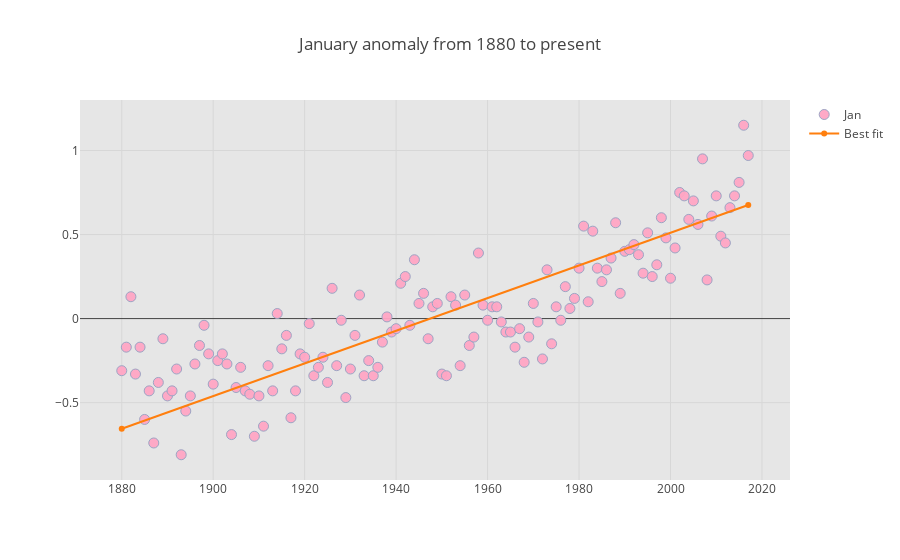

Write notebook code for a chart like this one.
### Code cell
trace = go.Scatter(
    x = df['Year'], y = df['Jan'],
    name= 'Jan',
    mode='markers',
    marker=dict(
        color='rgba(255, 165, 196, 0.95)',
        line=dict(
            color='rgba(156, 165, 196, 1.0)',
            width=1,
        ),
            symbol='circle',
            size=10,
        )
    )
xTab = [1880, 2017]
yTab = [(M * xTab[0] * 0.01 + B), (M * xTab[1] * 0.01 + B)]

trace1 = go.Scatter(
    x = xTab,
    y = yTab,
    name = 'Best fit'
)
layout = go.Layout(
    title='January anomaly from 1880 to present',
    plot_bgcolor='rgb(230, 230,230)',
    showlegend=True
)
fig = go.Figure(data=[trace, trace1], layout=layout)
iplot(fig, filename='dot_Jan')

### Figure 1 — Plotly figure (JSON) as saved in the notebook; plotly's stock layout.template omitted (floating-point values rounded to 4 significant figures; data arrays with more than 128 entries replaced by an {"elided": "..."} marker saying what was removed)
{"data": [{"marker": {"color": "rgba(255, 165, 196, 0.95)", "line": {"color": "rgba(156, 165, 196, 1.0)", "width": 1}, "size": 10, "symbol": "circle"}, "mode": "markers", "name": "Jan", "type": "scatter", "x": {"elided": "138 int values"}, "y": {"elided": "138 float values"}}, {"name": "Best fit", "type": "scatter", "x": [1880, 2017], "y": [-0.6555, 0.6757]}], "layout": {"plot_bgcolor": "rgb(230, 230,230)", "showlegend": true, "title": "January anomaly from 1880 to present"}}
